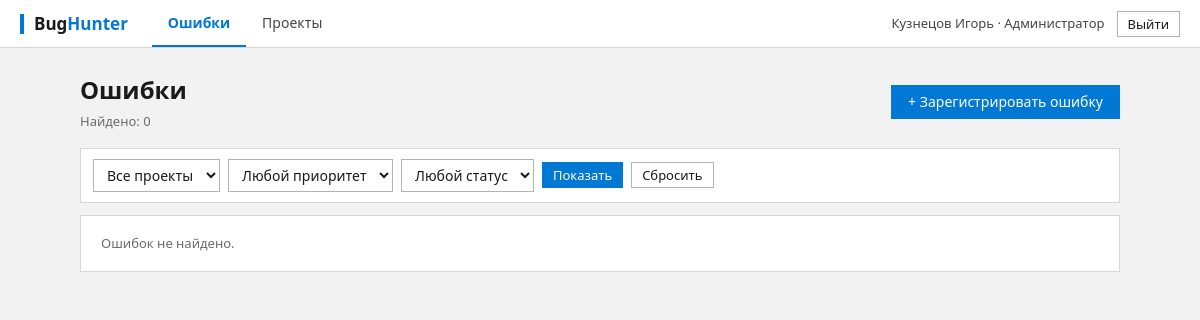
The app's page /bugs.php (signed in), older data.
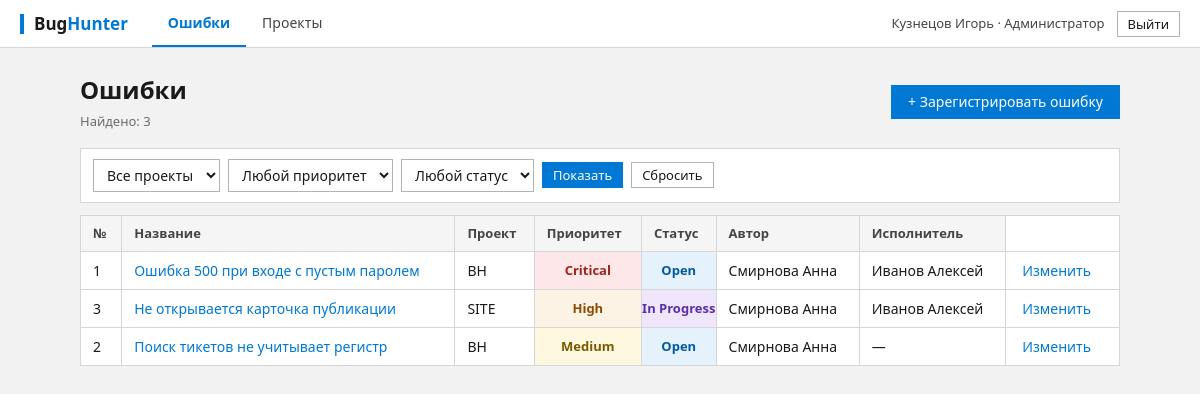
The same page, newer data.
### tables this page shows
CREATE TABLE bugs (
    bug_id          INTEGER PRIMARY KEY AUTOINCREMENT,
    project_id      INTEGER NOT NULL REFERENCES projects (project_id),
    author_id       INTEGER NOT NULL REFERENCES users (user_id),
    assignee_id     INTEGER REFERENCES users (user_id) ON DELETE SET NULL,
    title           TEXT    NOT NULL CHECK (length(trim(title)) > 0),
    description     TEXT    NOT NULL DEFAULT '',
    steps           TEXT    NOT NULL DEFAULT '',
    expected_result TEXT    NOT NULL DEFAULT '',
    actual_result   TEXT    NOT NULL DEFAULT '',
    priority        TEXT    NOT NULL DEFAULT 'Medium'
                    CHECK (priority IN ('Critical', 'High', 'Medium', 'Low')),
    status          TEXT    NOT NULL DEFAULT 'Open'
                    CHECK (status IN ('Open', 'In Progress', 'Closed')),
    created_at      TEXT    NOT NULL DEFAULT CURRENT_TIMESTAMP
);

CREATE TABLE projects (
    project_id  INTEGER PRIMARY KEY AUTOINCREMENT,
    code        TEXT    NOT NULL UNIQUE
                CHECK (length(code) BETWEEN 2 AND 10),
    name        TEXT    NOT NULL,
    lead_id     INTEGER REFERENCES users (user_id) ON DELETE SET NULL,
    created_at  TEXT    NOT NULL DEFAULT CURRENT_TIMESTAMP,
    owner_id    INTEGER REFERENCES users (user_id),
    description TEXT    NOT NULL DEFAULT ''
);

### config/database.php (called while the page is built, shortened)
<?php
function getPdo(): PDO
{
    static $pdo = null;
    if ($pdo === null) {
        $pdo = new PDO('sqlite:' . DB_PATH, null, null, [
            PDO::ATTR_ERRMODE            => PDO::ERRMODE_EXCEPTION,
            PDO::ATTR_DEFAULT_FETCH_MODE => PDO::FETCH_ASSOC,
        ]);
        $pdo->exec('PRAGMA foreign_keys = ON');
    }
    return $pdo;
}

### bugs.php (the view, shortened to what this page needs)
<?php
require __DIR__ . '/bugs_lib.php';
$me = requireLogin();
$where = [];
$params = [];
$sql = "SELECT b.bug_id, b.title, b.priority, b.status, b.created_at, b.author_id, b.assignee_id,
               p.code AS project_code, a.full_name AS author_name, s.full_name AS assignee_name
        FROM bugs b
        JOIN projects p   ON p.project_id = b.project_id
        JOIN users a      ON a.user_id = b.author_id
        LEFT JOIN users s ON s.user_id = b.assignee_id"
     . ($where ? ' WHERE ' . implode(' AND ', $where) : '')
     . " ORDER BY CASE b.priority WHEN 'Critical' THEN 1 WHEN 'High' THEN 2 WHEN 'Medium' THEN 3 ELSE 4 END,
                  b.bug_id DESC";
$stmt = getPdo()->prepare($sql);
$stmt->execute($params);
$bugs = $stmt->fetchAll();
$hasActions = false;
foreach ($bugs as $b) {
    if (canEditBug($me, $b)) {
        $hasActions = true;
        break;
    }
}
pageHeader('Ошибки');
?>
<div class="page-head">
    <div>
        <h1>Ошибки</h1>
        <div class="muted">Найдено: <?= count($bugs) ?></div>
    </div>
    <?php if (canCreateBug($me)): ?>
        <a class="btn" href="bug_create.php">+ Зарегистрировать ошибку</a>
    <?php endif; ?>
</div>
<form class="filters" method="GET" action="bugs.php">
    <select name="project">
        <option value="">Все проекты</option>
    </select>
    <select name="priority">
        <option value="">Любой приоритет</option>
    </select>
    <select name="status">
        <option value="">Любой статус</option>
    </select>
    <button type="submit" class="btn-sm">Показать</button>
    <a class="btn btn-light btn-sm" href="bugs.php">Сбросить</a>
</form>
<?php if ($bugs === []): ?>
    <div class="card muted">Ошибок не найдено.</div>
<?php else: ?>
<table class="table">
    <tr>
        <th>№</th><th>Название</th><th>Проект</th><th>Приоритет</th>
        <th>Статус</th><th>Автор</th><th>Исполнитель</th>
    </tr>
    <?php foreach ($bugs as $b): ?>
    <tr>
        <td><?= (int) $b['bug_id'] ?></td>
        <td><a href="bug_view.php?id=<?= (int) $b['bug_id'] ?>"><?= h($b['title']) ?></a></td>
        <td><?= h($b['project_code']) ?></td>
        <td><?= priorityBadge($b['priority']) ?></td>
        <td><?= statusBadge($b['status']) ?></td>
        <td><?= h($b['author_name']) ?></td>
        <td><?= h($b['assignee_name'] ?? '—') ?></td>
        <?php if ($hasActions): ?>
            <td class="actions">
                <?php if (canEditBug($me, $b)): ?>
                    <a href="bug_edit.php?id=<?= (int) $b['bug_id'] ?>">Изменить</a>
                <?php endif; ?>
            </td>
        <?php endif; ?>
    </tr>
    <?php endforeach; ?>
</table>
<?php endif; ?>

### bugs_lib.php (shortened to what this page needs)
<?php
function priorityBadge(string $p): string
{
    return '<span class="badge p-' . h($p) . '">' . h($p) . '</span>';
}
function statusBadge(string $s): string
{
    return '<span class="badge s-' . h(str_replace(' ', '-', $s)) . '">' . h($s) . '</span>';
}
function canCreateBug(array $user): bool
{
    return $user['role'] !== 'customer';
}
function canEditBug(array $user, array $bug): bool
{
    $uid = (int) $user['user_id'];
    return $user['role'] === 'admin'
        || (int) $bug['author_id'] === $uid
        || ($bug['assignee_id'] !== null && (int) $bug['assignee_id'] === $uid);
}
    ?>

Row changes from the older to the newer data that the page shows:
now on this page (row edited): bugs: bug_id "1", title "Ошибка 500 при входе с пустым паролем", project.code "BH", priority "Critical", status "Open", author_name "Смирнова Анна", assignee_name "Иванов Алексей"
now on this page (row edited): bugs: bug_id "3", title "Не открывается карточка публикации", project.code "SITE", priority "High", status "In Progress", author_name "Смирнова Анна", assignee_name "Иванов Алексей"
now on this page (row edited): bugs: bug_id "2", title "Поиск тикетов не учитывает регистр", project.code "BH", priority "Medium", status "Open", author_name "Смирнова Анна", assignee_name "—"
Text that changed along with them:
count($bugs): "0" → "3"
text no longer shown: "Ошибок не найдено."
text now shown: "№ Название Проект Приоритет Статус Автор Исполнитель"
